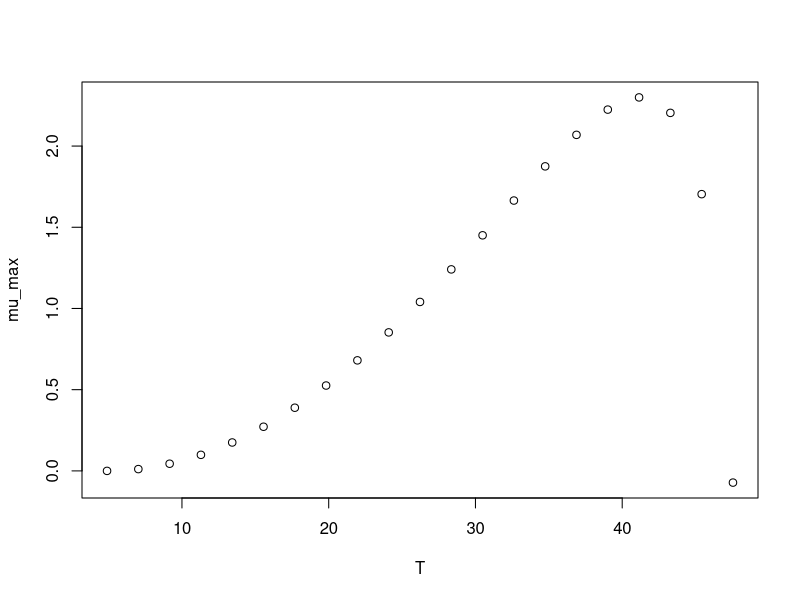

The R source for this figure:
#############################
# start of Parameter script
#############################
T <- seq(4.8951048951049,47.5475,length.out=21)
#############################
# end of Parameter script
#############################
############################# 
# start of Model script Gropin ID 389 
#############################
 
# constant coefficients for this model
 
variables <- data.frame(T)
argumentsPar <- expand.grid(variables)
 
# heart of the model
response_surface <- function(T) {
   mumax <-(2.3*(T-47.5)*((T-4.9)^2))/((41.3-4.9)*((41.3-4.9)*(T-41.3)-(41.3-47.5)*(41.3+4.9-2*T)))

return(mumax=mumax)
} 

# output parameters
mumax <- cbind(argumentsPar,response_surface(argumentsPar['T']))
colnames(mumax) <- c(colnames(argumentsPar),'mumax')
#############################
# End of Model script
#############################
############################# 
# start of Visualisation script Gropin ID 389 
#############################
plot(T,mumax$mumax,
                          xlab='T',
                          ylab='mu_max')
#############################
# End of Visualisation script
#############################
